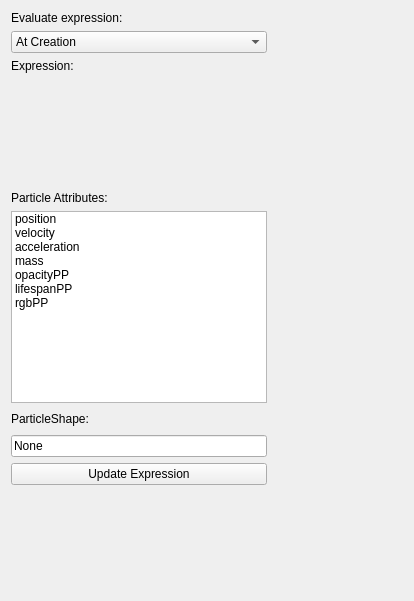
<?xml version="1.0" encoding="UTF-8"?>
<ui version="4.0">
 <class>perParticleAttr</class>
 <widget class="QWidget" name="perParticleAttr">
  <property name="geometry">
   <rect>
    <x>0</x>
    <y>0</y>
    <width>414</width>
    <height>601</height>
   </rect>
  </property>
  <property name="windowTitle">
   <string>Form</string>
  </property>
  <layout class="QGridLayout" name="gridLayout">
   <item row="0" column="0">
    <widget class="QLabel" name="evaluteExpressionLabel">
     <property name="text">
      <string>Evaluate expression:</string>
     </property>
    </widget>
   </item>
   <item row="1" column="0">
    <widget class="QComboBox" name="runExpression">
     <item>
      <property name="text">
       <string>At Creation</string>
      </property>
     </item>
     <item>
      <property name="text">
       <string>Before Dynamics</string>
      </property>
     </item>
     <item>
      <property name="text">
       <string>After Dynamics</string>
      </property>
     </item>
    </widget>
   </item>
   <item row="2" column="0">
    <widget class="QLabel" name="expressionLabel">
     <property name="text">
      <string>Expression:</string>
     </property>
    </widget>
   </item>
   <item row="3" column="0">
    <widget class="QStackedWidget" name="particleAttrExpressions">
     <property name="currentIndex">
      <number>0</number>
     </property>
     <widget class="QWidget" name="creationExpPage">
      <layout class="QVBoxLayout" name="verticalLayout"/>
     </widget>
    </widget>
   </item>
   <item row="5" column="0">
    <widget class="QLabel" name="partAttrLabel">
     <property name="text">
      <string>Particle Attributes:</string>
     </property>
    </widget>
   </item>
   <item row="7" column="1">
    <spacer name="horizontalSpacer">
     <property name="orientation">
      <enum>Qt::Horizontal</enum>
     </property>
     <property name="sizeHint" stdset="0">
      <size>
       <width>100</width>
       <height>20</height>
      </size>
     </property>
    </spacer>
   </item>
   <item row="13" column="0">
    <spacer name="verticalSpacer">
     <property name="orientation">
      <enum>Qt::Vertical</enum>
     </property>
     <property name="sizeHint" stdset="0">
      <size>
       <width>20</width>
       <height>40</height>
      </size>
     </property>
    </spacer>
   </item>
   <item row="12" column="0">
    <widget class="QPushButton" name="updateExpressionButton">
     <property name="text">
      <string>Update Expression</string>
     </property>
    </widget>
   </item>
   <item row="6" column="0">
    <widget class="QListWidget" name="attrList">
     <property name="dragEnabled">
      <bool>true</bool>
     </property>
     <property name="dragDropMode">
      <enum>QAbstractItemView::DragOnly</enum>
     </property>
     <item>
      <property name="text">
       <string>position</string>
      </property>
     </item>
     <item>
      <property name="text">
       <string>velocity</string>
      </property>
     </item>
     <item>
      <property name="text">
       <string>acceleration</string>
      </property>
     </item>
     <item>
      <property name="text">
       <string>mass</string>
      </property>
     </item>
     <item>
      <property name="text">
       <string>opacityPP</string>
      </property>
     </item>
     <item>
      <property name="text">
       <string>lifespanPP</string>
      </property>
     </item>
     <item>
      <property name="text">
       <string>rgbPP</string>
      </property>
     </item>
    </widget>
   </item>
   <item row="7" column="0">
    <widget class="QLabel" name="currentParticleShapeLabel">
     <property name="text">
      <string>ParticleShape: </string>
     </property>
    </widget>
   </item>
   <item row="8" column="0">
    <widget class="QLineEdit" name="currentParticleShape">
     <property name="text">
      <string>None</string>
     </property>
     <property name="dragEnabled">
      <bool>true</bool>
     </property>
     <property name="readOnly">
      <bool>true</bool>
     </property>
    </widget>
   </item>
  </layout>
 </widget>
 <resources/>
 <connections>
  <connection>
   <sender>runExpression</sender>
   <signal>activated(int)</signal>
   <receiver>particleAttrExpressions</receiver>
   <slot>setCurrentIndex(int)</slot>
   <hints>
    <hint type="sourcelabel">
     <x>135</x>
     <y>30</y>
    </hint>
    <hint type="destinationlabel">
     <x>145</x>
     <y>185</y>
    </hint>
   </hints>
  </connection>
 </connections>
</ui>
